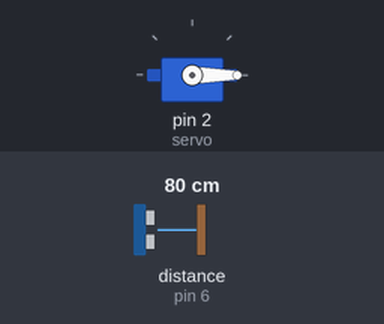
A sketch run on a simulated Arduino Uno, built with avr-gcc and run on an emulated ATmega328P. Parts: servo. Wiring (inferred from the names in the program): ultrasonic range finder: trigger pin 7; echo pin 6. The test bench sets the inputs (shaded band); at power-on: distance to the obstacle (sensor on pin 6) 80 cm. The echo pulse lasts 58.3 µs per cm; what the sketch prints to the serial monitor is not drawn.

Above: at 1.2 s.
1.3 s: distance to the obstacle (sensor on pin 6) set to 4 cm
At 2.07 s:
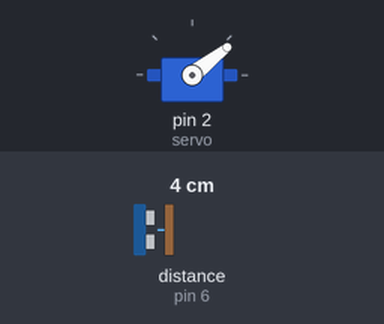
At 4.1 s:
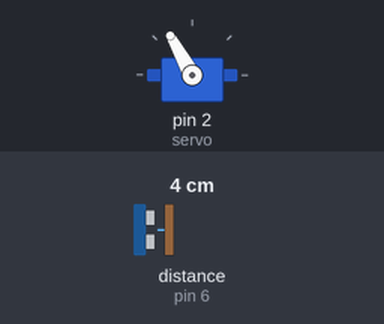
4.3 s: distance to the obstacle (sensor on pin 6) set to 10 cm
7.3 s: distance to the obstacle (sensor on pin 6) set to 13 cm
At 8.2 s:
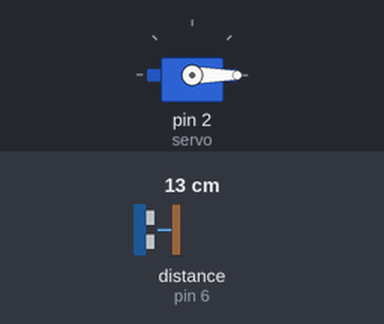
Timing chart, 0 to 10.3 s (numbered marks = the images above; inputs shaded):
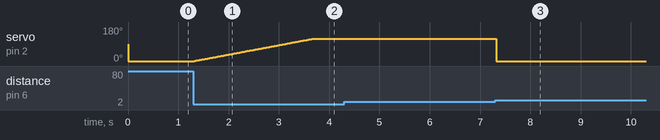

Measured:
- the behaviour switches between 11 and 12 cm on distance to the obstacle (sensor on pin 6) (found by bisection; images 2 and 3)
- after the input at 1.3 s, servo on pin 2 (servo): moves from 0° to 119° over 2.4 s, starting at once
- after the input at 4.3 s, every drawn part: stays the same
- after the input at 7.3 s, servo on pin 2 (servo): 119° → 0° at once

The sketch:

IoT_Project_kiosk_move__modify_.ino
```cpp
#include <Servo.h>
Servo servo;

#define trig 7
#define echo 6
int angle = 0;

void setup() {
  // put your setup code here, to run once:
  servo.attach(2);
  Serial.begin(9600);
  pinMode(trig, OUTPUT);
  pinMode(echo, INPUT);
}

void loop() {
  // put your main code here, to run repeatedly:
  long duration, distance;

  digitalWrite(trig, LOW);
  digitalWrite(echo, LOW);
  delayMicroseconds(2);
  digitalWrite(trig, HIGH);
  delayMicroseconds(10);
  digitalWrite(trig, LOW);

  duration = pulseIn(echo, HIGH);
  distance = ((float)(340 * duration) / 10000) / 2;

  Serial.print("거리: ");
  Serial.print(distance);
  Serial.println("cm");

  if (distance == 2){
    Serial.println(" is entering");

    for(; angle < 150; angle++){
    	servo.write(angle);
    	delay(20);
    } }

  else if (distance == 3){
    Serial.println(" is entering");

    for(; angle < 120; angle++){
    	servo.write(angle);
    	delay(20);
    	}}

  else if (distance == 4){
    Serial.println(" is entering");

    for(; angle < 90; angle++){
    	servo.write(angle);
    	delay(20);
    	}}

  else if (distance == 5){
    Serial.println(" is entering");

    for(; angle < 60; angle++){
    	servo.write(angle);
    	delay(20);
    	} }

  else if (distance > 10){
  	angle = 0;
  	servo.write(angle);
    delay(20);
}}
```
